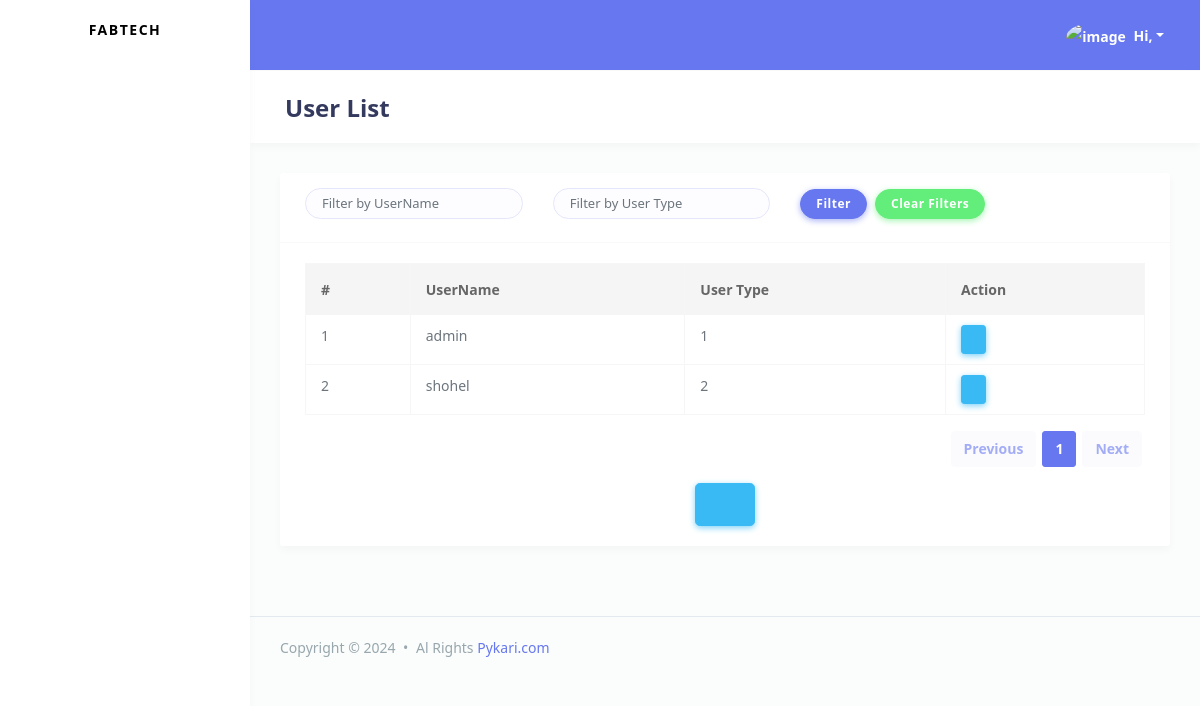
Page /user-list/ on the earlier database version.
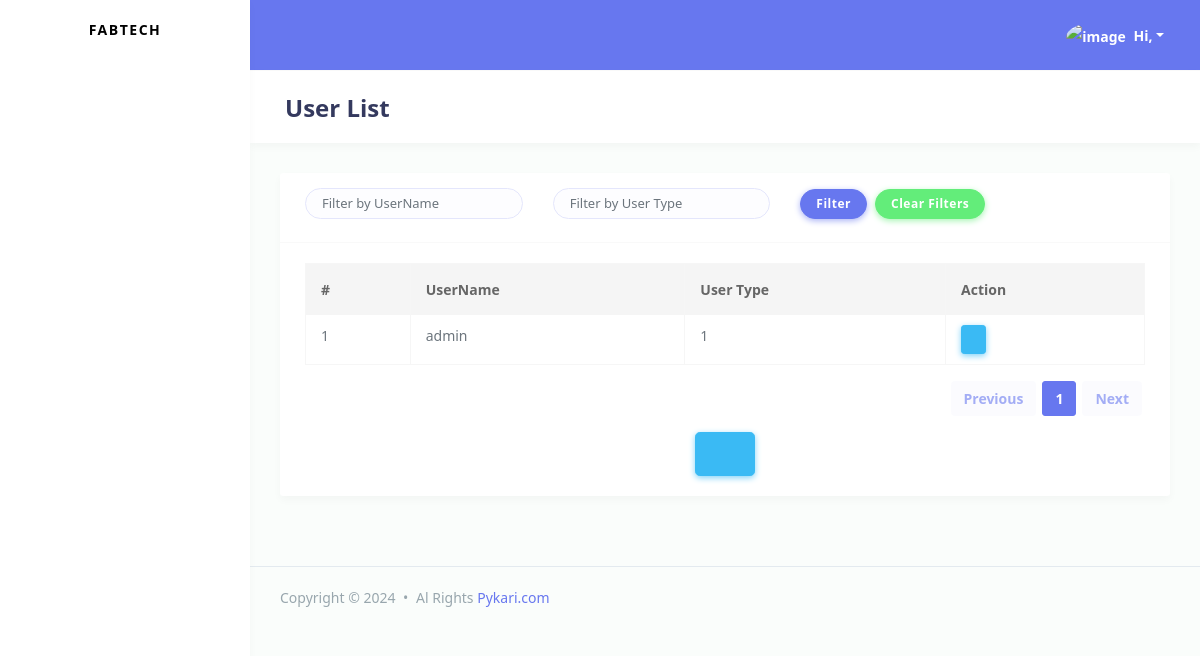
Same page on the later database version.
### accounts/models.py (models this page shows)
class User(AbstractUser):
    user_type_choices = (
        ('1', "Admin"),
        ('2', "Planning"),
        ('3', "Yarn Store"),
        ('4', "Fabric Store"),
        ('5', "Floor")
    )
    user_type = models.CharField(max_length=120, choices=user_type_choices, default='1')

### accounts/authViews.py (the view)
# urls.py: path('user-list/',authViews.user_list.as_view(),name='user_list'),
class user_list(ListView):
    model = User
    template_name = 'accounts/auth/user-list.html'
    paginate_by=15
    def get_queryset(self):
        filter_username = self.request.GET.get('username', '')
        filter_user_type = self.request.GET.get('user_type', '')
        queryset = User.objects.all()
        if filter_username:
            queryset = queryset.filter(username__icontains=filter_username)
        if filter_user_type:
            queryset = queryset.filter(user_type__icontains=filter_user_type)
        return queryset

### accounts/templates/accounts/auth/user-list.html (shortened to what this page needs)
{% extends "accounts/master/base.html" %}
{% block page_title %}
    User List
{% endblock page_title %}
{% block page_body %}
<div class="card">
    <div class="card-header">
        <form method="GET">
            <div class="row">
                <div class="col mb-2">
                    <input type="text" name="username" class="form-control form-control-lg" placeholder="Filter by UserName" value="{{ request.GET.username }}">
                </div>
                <div class="col mb-2">
                    <input type="text" name="user_type" class="form-control form-control-lg" placeholder="Filter by User Type" value="{{ request.GET.user_type }}">
                </div>
                <div class="col mb-2 d-flex align-items-end">
                    <button type="submit" class="btn btn-primary">Filter</button>
                    <a href="{% url 'user_list' %}" class="btn btn-success mx-2">Clear Filters</a>
                </div>
            </div>
        </form>
    </div>
    <div class="card-body">
        <div class="table-responsive">
            <table class="table table-bordered table-md">
                <thead>
                    <tr>
                        <th>#</th>
                        <th>UserName</th>
                        <th>User Type</th>
                        <th>Action</th>
                    </tr>
                </thead>
                <tbody>
                    {% for user in user_list %}
                        <tr>
                            <td>{{ forloop.counter }}</td>
                            <td>{{ user.username }}</td>
                            <td>{{ user.user_type }}</td>
                            <td>
                                <a href="" class="btn btn-info btn-sm d-inline-block">
                                    <i class="fas fa-eye"></i>
                                </a>
                            </td>
                        </tr>
                    {% empty %}
                        <tr>
                            <td colspan="7" class="text-center">No User found.</td>
                        </tr>
                    {% endfor %}
                </tbody>
            </table>
        </div>
        {% include "accounts/master/pagination.html" %}
        <div class="text-center">
            <a href="{% url 'singup' %}" class="btn btn-info btn-lg align-items-center">
                <i class="fas fa-plus-circle fs-3 me-2"></i>
            </a>
        </div>
    </div>
</div>
{% endblock page_body %}

Differences in the rows shown:
removed User: username "shohel", user_type "2"
